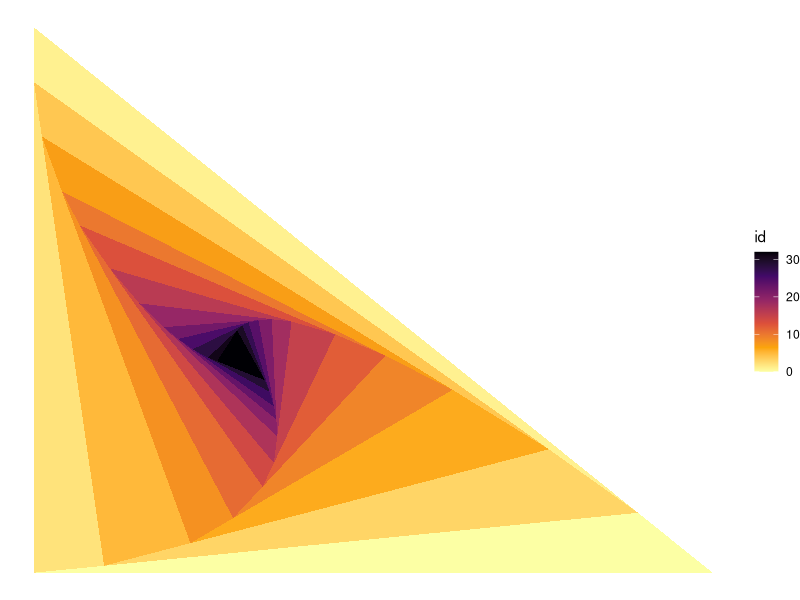
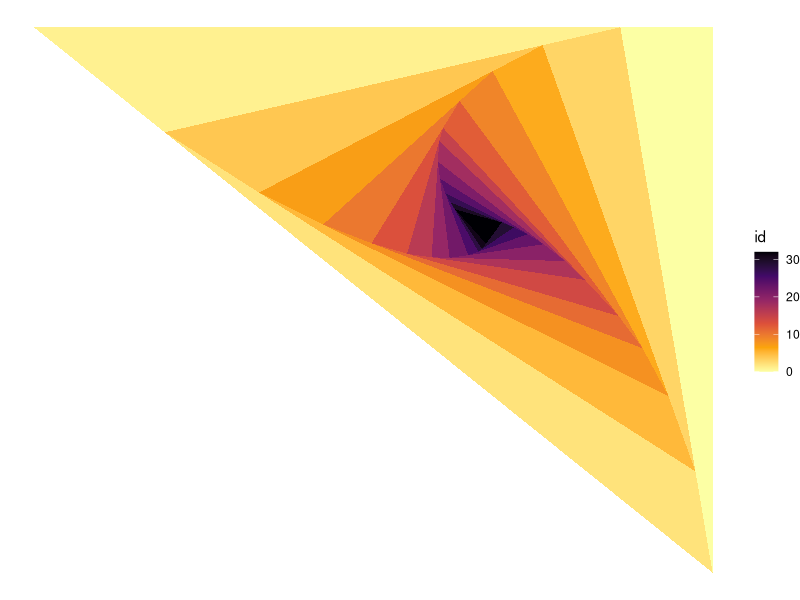
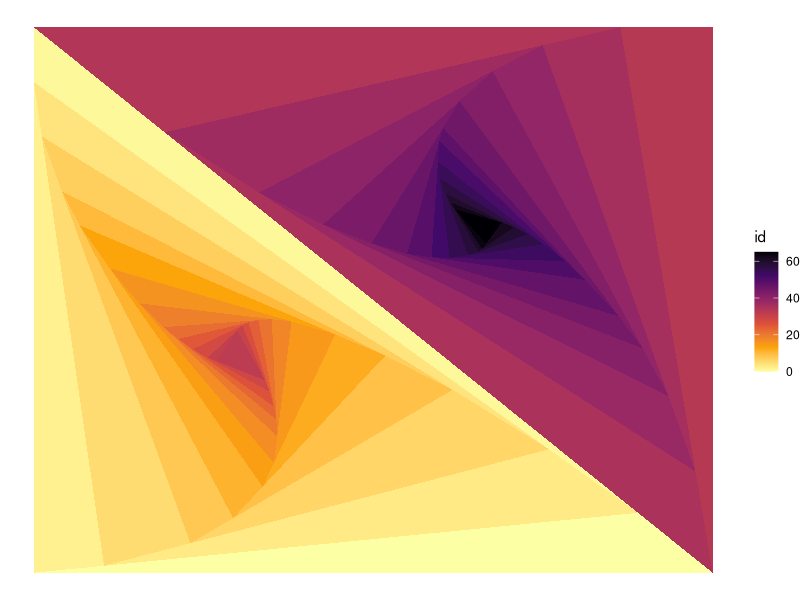
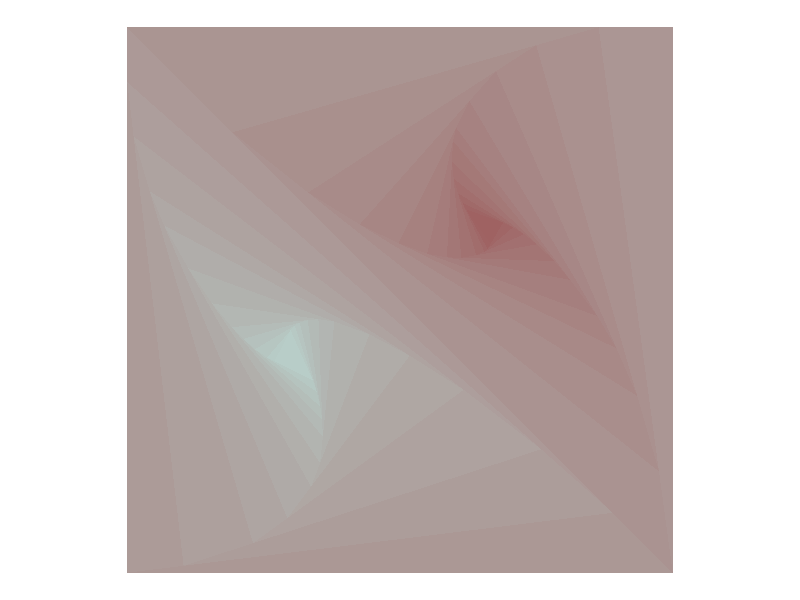
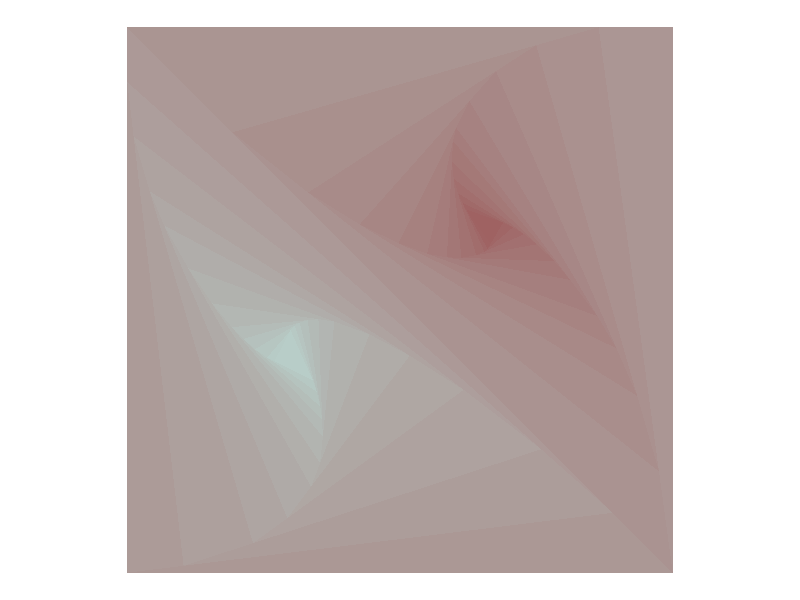

The R script that drew these images, in order:
# triangle subdivision
# libraries ----
library(data.table)
library(ggplot2)

# functions ----
#' Find random point between two points
#'
#' @param p1 (x,y) coordinates of the first point
#' @param p2 (x,y) coordinates of the second point
#' @param lower lower limit
#' @param upper upper limit
#'
#' @return
#' @export
#'
#' @examples
random_point_between_points <- function(p1 = c(0, 0), p2 = c(1, 0), lower = .8, upper = .9)
{
    # i wanna hit point that is between lower% and upper% of total distance between given points
    boundsX <- c(min(p1[1], p2[1]), max(p1[1], p2[1]))
    newBoundsX <- c(boundsX[1] + lower * (boundsX[2]-boundsX[1]), boundsX[1] + upper * (boundsX[2]-boundsX[1]))
    boundsY <- c(min(p1[2], p2[2]), max(p1[2], p2[2]))
    newBoundsY <- c(boundsY[1] + lower * (boundsY[2]-boundsY[1]), boundsY[1] + upper * (boundsY[2]-boundsY[1]))
    
    if (p1[1] == p2[1])
    {
        randomX <- p1[1]
        notSoRandomY <- runif(n = 1, min = newBoundsY[1], max = newBoundsY[2])
    } else 
    {
        a <- (p2[2] - p1[2]) / (p2[1] - p1[1])
        b <- p1[2] - a * p1[1]    
        
        randomX <- runif(n = 1, min = newBoundsX[1], max = newBoundsX[2])
        notSoRandomY <- a * randomX + b
    }
    c(randomX, notSoRandomY)
}

#' Calculate distance between two points
#'
#' @param p1 (x,y) coordinates of the first point
#' @param p2 (x,y) coordinates of the second point
#'
#' @return
#' @export
#'
#' @examples
dist_between_points <- function(p1, p2)
{
    sqrt((p1[1]-p2[1])^2 + (p1[2]-p1[2])^2)
}

#' Simple function that basically gets specific columns from given row
#'
#' @param triangleData data.table with x and y columns
#' @param whichPoint which row 
#'
#' @return
#' @export
#'
#' @examples
get_point_from_triangle <- function(triangleData, whichPoint = 3)
{
    c(triangleData$x[whichPoint], triangleData$y[whichPoint])
}

# create data ----
# base triangle
triangFinData <- data.table(x = c(0, 1, 0), y = c(0, 0, 1), id = 0)

# copy base triangle as last triangle and establish number of iterations
lastTriangle <- copy(triangFinData)
n <- 32
for (i in 1:n)
{
    # new triangle would be: 
    # random point between second and third point from last triangle ... 
    
    # get second point of the last triangle
    p12 <- get_point_from_triangle(lastTriangle, 2)
    # get last point of previous triangle
    p13 <- get_point_from_triangle(lastTriangle, 3)
    # get random point from line connecting second point and last point ... 
    np11 <- random_point_between_points(p1 = p12, p2 = p13)
    
    # ... and its mirror image
    np11mirror <- p13 - (np11 - p12)
    
    # the one i want its closer to p12
    dist1112 <- dist_between_points(p12, np11)
    dist11mirror12 <- dist_between_points(p12, np11mirror)
    
    if (dist11mirror12 < dist1112) np11 <- np11mirror
    
    # ... and third and first point from the last triangle
    # get first point of the last triangle
    p11 <- get_point_from_triangle(lastTriangle, 1)
    
    # create new triangle
    thisTriangle <- data.table(x = c(np11[1], p13[1], p11[1]), y = c(np11[2], p13[2], p11[2]), id = i)
    
    # add data to existing set
    triangFinData <- rbind(triangFinData, thisTriangle)
    lastTriangle <- copy(thisTriangle)
}

# lets see what we've accomplished
ggplot(data = triangFinData, aes(x = x, y = y, group = id, fill = id)) + 
    geom_polygon() +
    scale_fill_viridis_c(option = "B", direction = -1) + theme_void()

# the same way create opposite triangle
oppositeTriangles <- data.table(x = c(1, 1, 0), y = c(0, 1, 1), id = 0)
lastOppTriangle <- copy(oppositeTriangles)
for (i in 1:n)
{
    # new triangle would be: 
    # random point between second and third point from last triangle ... 
    
    # get second point of the last triangle
    p12 <- get_point_from_triangle(lastOppTriangle, 2)
    # get last point of previous triangle
    p13 <- get_point_from_triangle(lastOppTriangle, 3)
    # get random point from line connecting second point and last point ... 
    np11 <- random_point_between_points(p1 = p12, p2 = p13)
    
    # ... and its mirror image
    np11mirror <- p13 - (np11 - p12)
    
    # the one i want its closer to p12
    dist1112 <- dist_between_points(p12, np11)
    dist11mirror12 <- dist_between_points(p12, np11mirror)
    
    if (dist11mirror12 < dist1112) np11 <- np11mirror
    
    # ... and third and first point from the last triangle
    # get first point of the last triangle
    p11 <- get_point_from_triangle(lastOppTriangle, 1)
    
    # create new triangle
    thisTriangle <- data.table(x = c(np11[1], p13[1], p11[1]), y = c(np11[2], p13[2], p11[2]), id = i)
    
    # add data to existing set
    oppositeTriangles <- rbind(oppositeTriangles, thisTriangle)
    lastOppTriangle <- copy(thisTriangle)
}

# check out the results
ggplot(data = oppositeTriangles, aes(x = x, y = y, group = id, fill = id)) + 
    geom_polygon() +
    scale_fill_viridis_c(option = "B", direction = -1) + theme_void()

# combine two set in one object and check out the result
twoRealms <- rbind(
    triangFinData[,.(x, y, id)],
    oppositeTriangles[,.(x, y, id = id + n + 1)]
)

ggplot(data = twoRealms, aes(x = x, y = y, group = id, fill = id)) + 
    geom_polygon() +
    scale_fill_viridis_c(option = "B", direction = -1) + theme_void()

# draw up a pallette 
myColors <- colorRampPalette(colors = c("#b8cdc8", "#9f6262"))(length(unique(twoRealms$id)))
names(myColors) <- c(c(n:0), c((n+1):(2*n+1)))

ggplot(data = twoRealms, aes(x = x, y = y, group = id, fill = as.factor(id))) + 
    geom_polygon() +
    scale_fill_manual(values = myColors) +
    theme_void() + 
    theme(legend.position = "none", aspect.ratio = 1)

# save result ----
ggsave(filename = "results/06_triangle_subdivision.png", height = 3, width = 3, dpi = 720)
